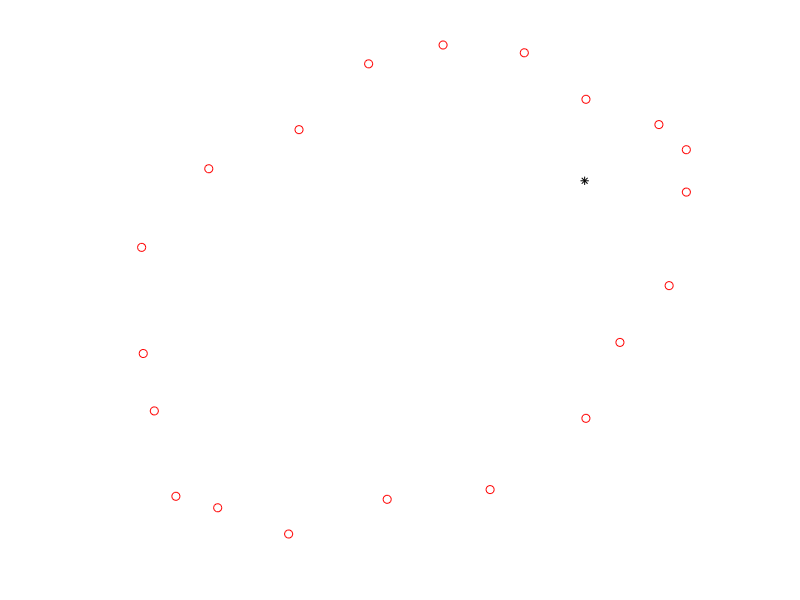

MATLAB code for this plot: (Note: this script raises an error after producing the figure.)
% Script Eg15_3
% Fitting an ellipse to data

% Generate noisy orbit data...
NoiseFactor = .2;
P = 1; A = 6; theta = pi/6;
n = 20; t = linspace(0,2*pi,n);
x1 = (P-A)/2 + ((P+A)/2)*cos(t);   y1 = sqrt(A*P)*sin(t);
x = cos(theta)*x1 - sin(theta)*y1; y = sin(theta)*x1 + cos(theta)*y1;
x = x + NoiseFactor*randn(1,n);    y = y + NoiseFactor*randn(1,n);

% Solicit and display the first approximation...
close all; axis equal off; hold on
plot(x,y,'or',0,0,'*k')
[alpha,beta,sbar,phiValBest] = GetFocusAndString(x,y);
ShowEllipse(alpha,beta,sbar,phiValBest)

% Try to improve the fit...
nTries = 10;
for Try = 2:nTries
   [alpha,beta,stilde,phiVal] = GetFocusAndString(x,y);
   if phiVal < phiValBest
       % Redisplay if an improvement...
       phiValBest = phiVal;
       close all; axis equal off; hold on
       plot(x,y,'or',0,0,'*k')
       ShowEllipse(alpha,beta,sbar,phiValBest)
   end
end